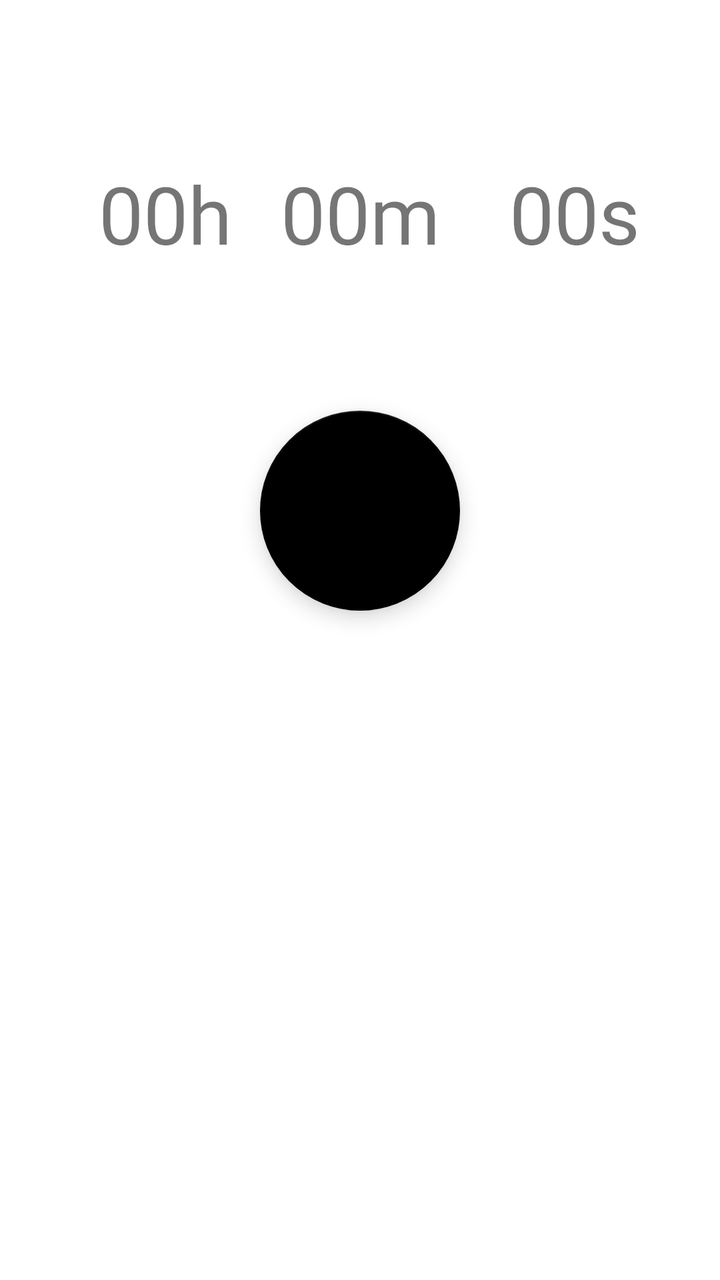
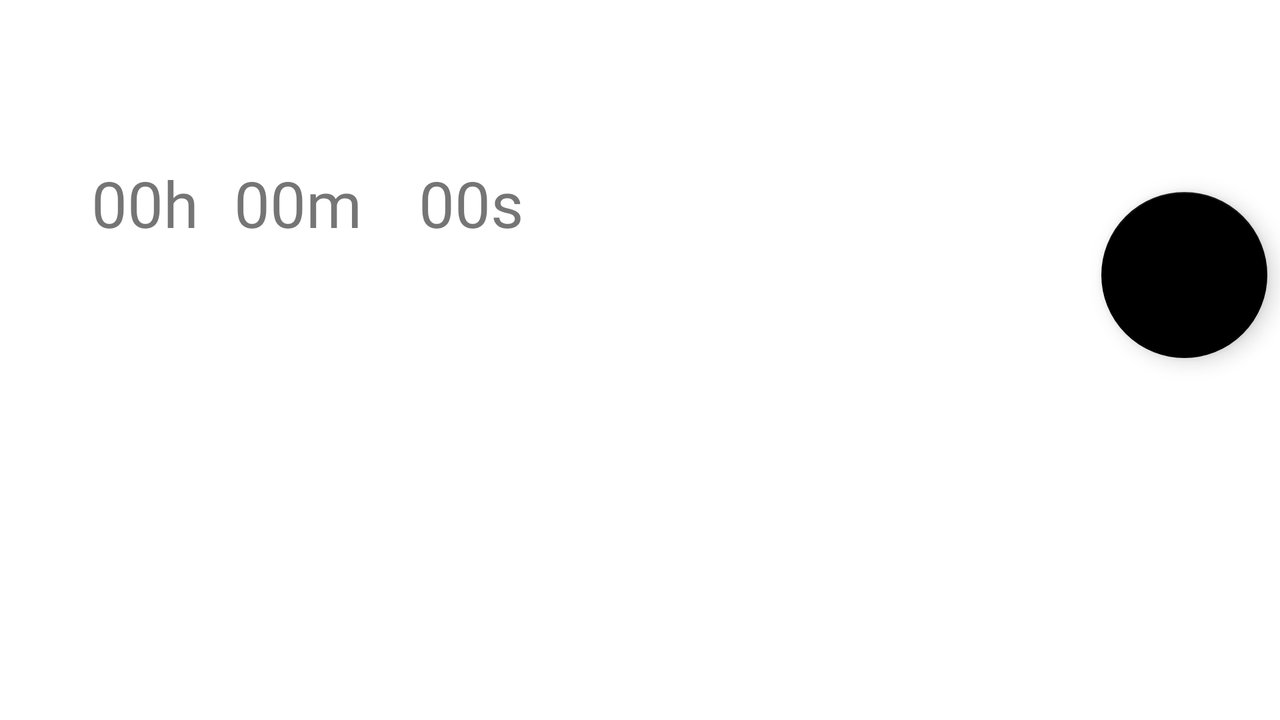

One screen, two layout resources from the same app: the default and the repository's alternative for another configuration. Each is rendered where Android would select it; the XML of both is given below.
<!-- AndroidManifest.xml: application theme Theme.ClockApp -->
<!-- res/layout/fragment_set_timer.xml -->
<?xml version="1.0" encoding="utf-8"?>
<androidx.constraintlayout.widget.ConstraintLayout xmlns:android="http://schemas.android.com/apk/res/android"
    xmlns:app="http://schemas.android.com/apk/res-auto"
    xmlns:tools="http://schemas.android.com/tools"
    android:layout_marginTop="?attr/actionBarSize"
    android:layout_width="match_parent"
    android:layout_height="match_parent"
    tools:context=".timer.SetTimerFragment">

        <LinearLayout
            android:id="@+id/linearLayout"
            android:layout_width="0dp"
            android:layout_height="wrap_content"
            android:layout_margin="24dp"
            android:weightSum="3"
            app:layout_constraintEnd_toEndOf="parent"
            app:layout_constraintStart_toStartOf="parent"
            app:layout_constraintTop_toTopOf="parent">

            <TextView
                android:id="@+id/tv_hours"
                android:layout_width="0dp"
                android:layout_height="wrap_content"
                android:layout_weight="1"
                android:fontFamily="@font/poppins_medium"
                android:layout_marginStart="10dp"
                android:gravity="center"
                android:text="00h"
                android:textSize="40sp"
                tools:text="00h" />

            <TextView
                android:id="@+id/tv_minutes"
                android:layout_width="0dp"
                android:layout_height="wrap_content"
                android:layout_weight="1"
                android:fontFamily="@font/poppins_medium"
                android:gravity="center"
                android:text="00m"
                android:textSize="40sp"
                tools:text="00m" />

            <TextView
                android:id="@+id/tv_seconds"
                android:layout_width="0dp"
                android:layout_height="wrap_content"
                android:layout_weight="1"
                android:fontFamily="@font/poppins_medium"
                android:layout_marginStart="10dp"
                android:gravity="center"
                android:text="00s"
                android:textSize="40sp"
                tools:text="00s" />

        </LinearLayout>

        <LinearLayout
            android:id="@+id/numpad_layout"
            android:layout_width="match_parent"
            android:layout_height="wrap_content"
            android:orientation="horizontal"
            app:layout_constraintEnd_toEndOf="parent"
            app:layout_constraintStart_toStartOf="parent"
            app:layout_constraintTop_toBottomOf="@+id/linearLayout">

            <GridView
                android:id="@+id/timer_numpad"
                android:layout_width="wrap_content"
                android:layout_height="wrap_content"
                android:layout_marginStart="50dp"
                android:layout_marginTop="20dp"
                android:layout_marginBottom="20dp"
                android:verticalSpacing="5dp"
                android:numColumns="3"
                android:gravity="center"/>

        </LinearLayout>

        <com.google.android.material.floatingactionbutton.FloatingActionButton
            android:id="@+id/start_timer"
            android:layout_width="wrap_content"
            android:layout_height="wrap_content"
            android:layout_marginTop="32dp"
            android:clickable="true"
            style="@style/LightModeFab"
            app:fabCustomSize="100dp"
            app:srcCompat="@drawable/ic_baseline_play_arrow_24"
            app:layout_constraintEnd_toEndOf="parent"
            app:layout_constraintStart_toStartOf="parent"
            app:layout_constraintTop_toBottomOf="@+id/numpad_layout"
            android:focusable="true"
            android:contentDescription="@string/start_timer" />

</androidx.constraintlayout.widget.ConstraintLayout>
<!-- resources referenced by this layout -->
<resources>
  <string name="start_timer">Start timer</string>
  <style name="LightModeFab" parent="Widget.MaterialComponents.FloatingActionButton">
          <item name="tint">@color/white</item>
          <item name="backgroundTint">@color/black</item>
      </style>
  <style name="Theme.ClockApp" parent="Theme.MaterialComponents.DayNight.NoActionBar">
          
          <item name="colorPrimary">@color/white</item>
          <item name="colorOnPrimary">@color/black</item>
          <item name="colorSecondary">@color/grey_50</item>
          <item name="colorOnSecondary">@color/black</item>
          
          <item name="android:statusBarColor">@color/grey</item>
          
          <item name="colorAccent">@color/grey</item>
      </style>
  <color name="white">#FFFFFF</color>
  <color name="black">#000000</color>
  <color name="grey_50">#7F7F7F</color>
  <color name="grey">#B7B7B7</color>
</resources>
<!-- res/layout-land/fragment_set_timer.xml (the repository's variant of the layout above) -->
<!-- drawn on the phone turned sideways -->
<?xml version="1.0" encoding="utf-8"?>
<androidx.constraintlayout.widget.ConstraintLayout xmlns:android="http://schemas.android.com/apk/res/android"
    xmlns:app="http://schemas.android.com/apk/res-auto"
    xmlns:tools="http://schemas.android.com/tools"
    android:layout_marginTop="?attr/actionBarSize"
    android:layout_width="match_parent"
    android:layout_height="match_parent"
    tools:context=".timer.SetTimerFragment">

    <LinearLayout
        android:id="@+id/linearLayout"
        android:layout_width="250sp"
        android:layout_height="wrap_content"
        android:layout_margin="24dp"
        android:orientation="horizontal"
        android:weightSum="3"
        app:layout_constraintStart_toStartOf="parent"
        app:layout_constraintTop_toTopOf="parent">

        <TextView
            android:id="@+id/tv_hours"
            android:layout_width="0dp"
            android:layout_height="wrap_content"
            android:layout_marginStart="10dp"
            android:layout_weight="1"
            android:fontFamily="@font/poppins_medium"
            android:gravity="center"
            android:text="00h"
            android:textSize="32sp"
            tools:text="00h" />

        <TextView
            android:id="@+id/tv_minutes"
            android:layout_width="0dp"
            android:layout_height="wrap_content"
            android:layout_weight="1"
            android:fontFamily="@font/poppins_medium"
            android:gravity="center"
            android:text="00m"
            android:textSize="32sp"
            tools:text="00m" />

        <TextView
            android:id="@+id/tv_seconds"
            android:layout_width="0dp"
            android:layout_height="wrap_content"
            android:layout_marginStart="10dp"
            android:layout_weight="1"
            android:fontFamily="@font/poppins_medium"
            android:gravity="center"
            android:text="00s"
            android:textSize="32sp"
            tools:text="00s" />

    </LinearLayout>

    <LinearLayout
        android:id="@+id/numpad_layout"
        android:layout_width="wrap_content"
        android:layout_height="wrap_content"
        android:orientation="horizontal"
        app:layout_constraintStart_toEndOf="@id/linearLayout"
        app:layout_constraintTop_toTopOf="parent">

        <GridView
            android:id="@+id/timer_numpad"
            android:layout_width="250sp"
            android:layout_height="190sp"
            android:layout_marginTop="20dp"
            android:layout_marginBottom="20dp"
            android:layout_marginStart="20dp"
            android:gravity="center"
            android:numColumns="3"
            android:verticalSpacing="5dp" />

    </LinearLayout>

        <com.google.android.material.floatingactionbutton.FloatingActionButton
            android:id="@+id/start_timer"
            android:layout_width="wrap_content"
            android:layout_height="wrap_content"
            android:layout_marginTop="40sp"
            android:clickable="true"
            style="@style/LightModeFab"
            app:fabCustomSize="83dp"
            app:srcCompat="@drawable/ic_baseline_play_arrow_24"
            app:layout_constraintEnd_toEndOf="parent"
            app:layout_constraintStart_toEndOf="@id/numpad_layout"
            app:layout_constraintTop_toTopOf="parent"
            android:focusable="true"
            android:contentDescription="@string/start_timer" />

</androidx.constraintlayout.widget.ConstraintLayout>
